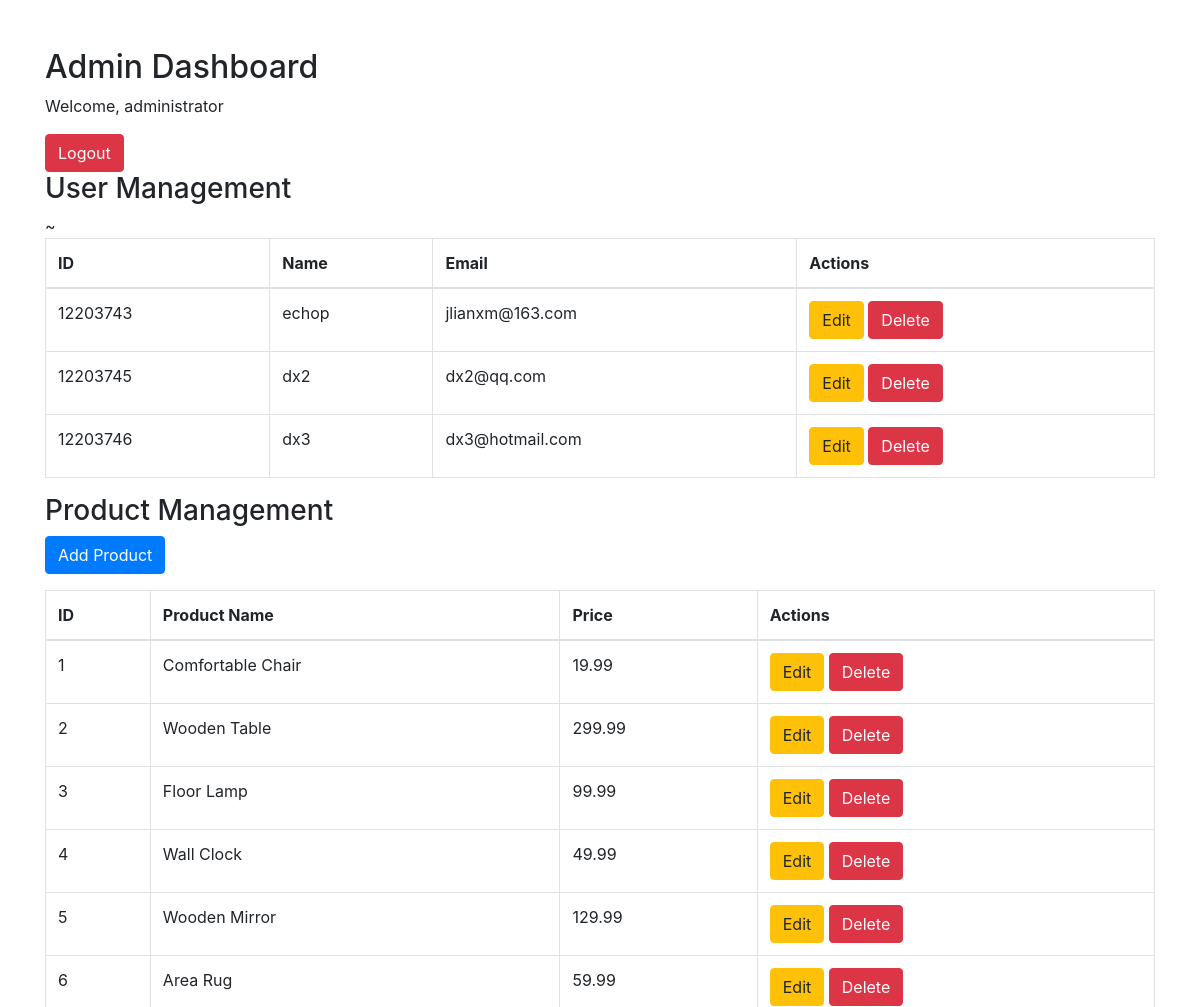
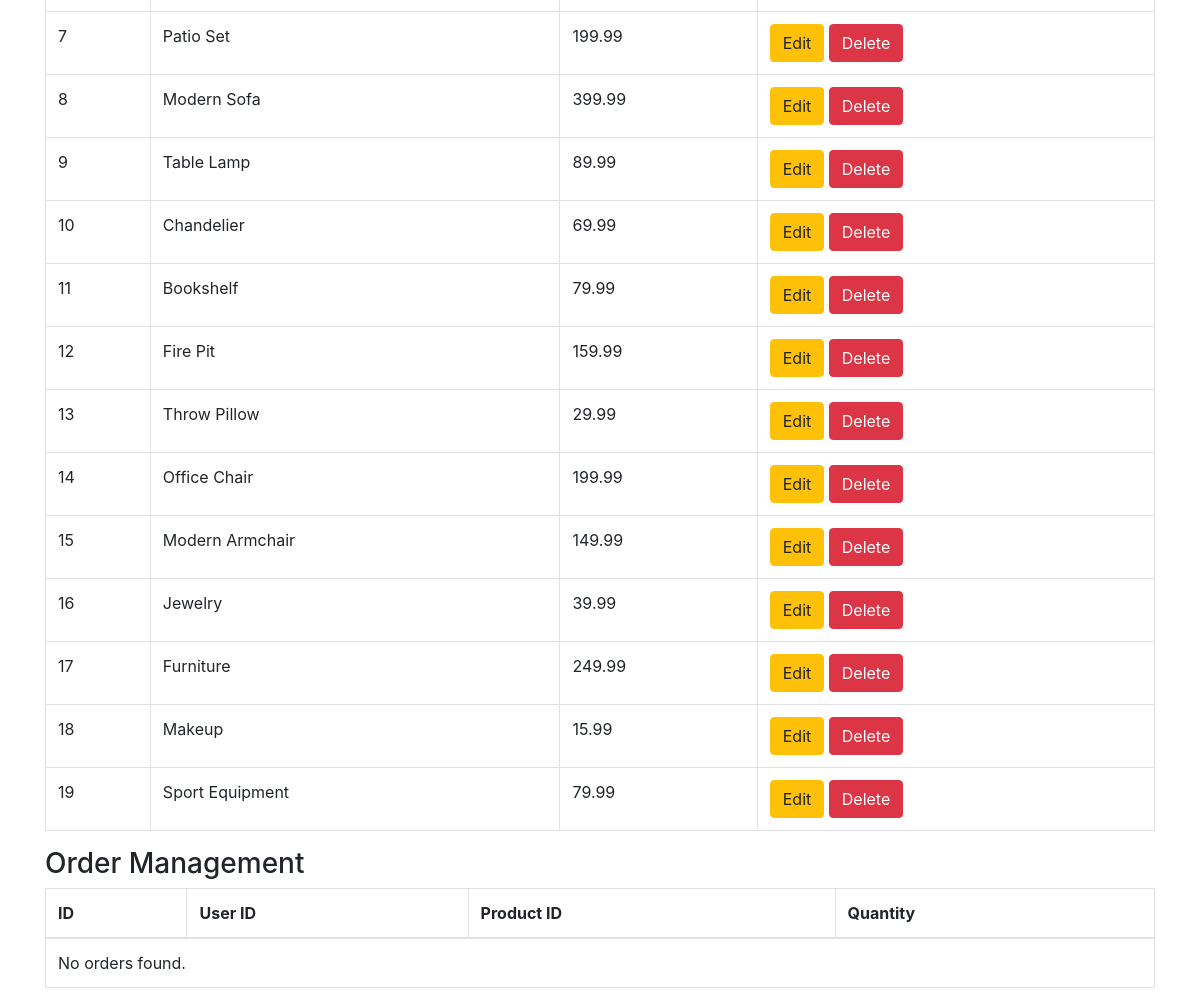
Screenshot of /admin_dashboard.php (signed in) with the database file from the repository (2 pictures, top to bottom).
### tables this page shows
CREATE TABLE `users` (
  `id` int(11) NOT NULL,
  `email` varchar(255) NOT NULL,
  `address` text DEFAULT NULL,
  `phone_number` varchar(15) DEFAULT NULL,
  `gender` enum('male','female','other') DEFAULT NULL,
  `name` varchar(255) DEFAULT NULL,
  `password` varchar(255) NOT NULL,
  `username` varchar(255) NOT NULL
);

CREATE TABLE `products` (
  `product_id` int(11) NOT NULL,
  `product_images` text DEFAULT NULL,
  `number_of_item_remaining` int(11) DEFAULT NULL,
  `total_number_of_products` int(11) DEFAULT NULL,
  `product_prices` decimal(10,2) DEFAULT NULL,
  `product_description` text DEFAULT NULL,
  `product_name` varchar(255) DEFAULT NULL,
  `product_range` enum('home_decor','furniture','lighting','home_accents','rugs','outdoors','holidays','gifts_events') DEFAULT NULL
);

### admin_dashboard.php (the view, shortened to what this page needs)
<!DOCTYPE html>
<html lang="en">
<head>
    <link rel="stylesheet" href="https://maxcdn.bootstrapcdn.com/bootstrap/4.5.2/css/bootstrap.min.css">
</head>
<body>
    <div class="container mt-5">
        <h2>Admin Dashboard</h2>
        <p>Welcome, <?= $_SESSION['admin_username'] ?></p>
        <a href="index.php" class="btn btn-danger">Logout</a>
        <h3>User Management</h3>
        <table class="table table-bordered">
            <thead>
                <tr>
                    <th>ID</th>
                    <th>Name</th>
                    <th>Email</th>
                    <th>Actions</th>~
                </tr>
            </thead>
            <tbody>
                <?php
    $servername = "localhost";
    $username = "root";
    $password = "12345678";
    $dbname = "world";
    $conn = new mysqli($servername, $username, $password, $dbname);
    $sql = "SELECT id, name, email FROM users";
    $result = $conn->query($sql);
    if ($result->num_rows > 0) {
      while ($row = $result->fetch_assoc()) {
        echo "<tr>
          <td>{$row['id']}</td>
          <td>{$row['name']}</td>
          <td>{$row['email']}</td>
          <td>
            <a href='edit_user.php?id={$row['id']}' class='btn btn-warning'>Edit</a>
            <a href='delete_user.php?id={$row['id']}' class='btn btn-danger'>Delete</a>
          </td>
        </tr>";
      }
    } else {
      echo "<tr><td colspan='4'>No users found.</td></tr>";
    }
    ?>
            </tbody>
        </table>
        <h3>Product Management</h3>
        <a href="add_product.php" class="btn btn-primary mb-3">Add Product</a>
        <table class="table table-bordered">
            <thead>
                <tr>
                    <th>ID</th>
                    <th>Product Name</th>
                    <th>Price</th>
                    <th>Actions</th>
                </tr>
            </thead>
            <tbody>
                <?php
    $servername = "localhost";
    $username = "root";
    $password = "12345678";
    $dbname = "world";
    $conn = new mysqli($servername, $username, $password, $dbname);
    $sql = "SELECT product_id, product_name, product_prices FROM products";
    $result = $conn->query($sql);
    if ($result->num_rows > 0) {
      while ($row = $result->fetch_assoc()) {
        echo "<tr>
          <td>{$row['product_id']}</td>
          <td>{$row['product_name']}</td>
          <td>{$row['product_prices']}</td>
          <td>
            <a href='edit_product.php?id={$row['product_id']}' class='btn btn-warning'>Edit</a>
            <a href='delete_product.php?id={$row['product_id']}' class='btn btn-danger'>Delete</a>
          </td>
        </tr>";
      }
    } else {
      echo "<tr><td colspan='4'>No products found.</td></tr>";
    }
    ?>
            </tbody>
        </table>
        <h3>Order Management</h3>
        <table class="table table-bordered">
            <thead>
                <tr>
                    <th>ID</th>
                    <th>User ID</th>
                    <th>Product ID</th>
                    <th>Quantity</th>
                </tr>
            </thead>
            <tbody>
                <?php
    $sql = "SELECT id, user_id, product_id, quantity FROM cart";
    $result = $conn->query($sql);
    if ($result->num_rows > 0) {
      while ($row = $result->fetch_assoc()) {
        echo "<tr>
          <td>{$row['id']}</td>
          <td>{$row['user_id']}</td>
          <td>{$row['product_id']}</td>
          <td>{$row['quantity']}</td>
        </tr>";
      }
    } else {
      echo "<tr><td colspan='4'>No orders found.</td></tr>";
    }
    ?>
            </tbody>
        </table>
    </div>
</body>
</html>

### rows the page displays
users: id "12203743", name "echop", email "jlianxm@163.com"
users: id "12203745", name "dx2", email "dx2@qq.com"
users: id "12203746", name "dx3", email "dx3@hotmail.com"
products: product_id "1", product_name "Comfortable Chair", product_prices "19.99"
products: product_id "2", product_name "Wooden Table", product_prices "299.99"
products: product_id "3", product_name "Floor Lamp", product_prices "99.99"
products: product_id "4", product_name "Wall Clock", product_prices "49.99"
products: product_id "5", product_name "Wooden Mirror", product_prices "129.99"
products: product_id "6", product_name "Area Rug", product_prices "59.99"
products: product_id "7", product_name "Patio Set", product_prices "199.99"
products: product_id "8", product_name "Modern Sofa", product_prices "399.99"
products: product_id "9", product_name "Table Lamp", product_prices "89.99"
products: product_id "10", product_name "Chandelier", product_prices "69.99"
products: product_id "11", product_name "Bookshelf", product_prices "79.99"
products: product_id "12", product_name "Fire Pit", product_prices "159.99"
products: product_id "13", product_name "Throw Pillow", product_prices "29.99"
products: product_id "14", product_name "Office Chair", product_prices "199.99"
products: product_id "15", product_name "Modern Armchair", product_prices "149.99"
products: product_id "16", product_name "Jewelry", product_prices "39.99"
products: product_id "17", product_name "Furniture", product_prices "249.99"
products: product_id "18", product_name "Makeup", product_prices "15.99"
products: product_id "19", product_name "Sport Equipment", product_prices "79.99"

### other values shown
$_SESSION['admin_username'] "administrator"
